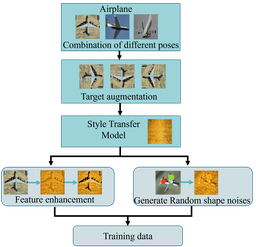
#> input picture image/1.png, 256 x 247 px, shrunk from 2268 x 2184 before the run, found by its file name
$ python simulateCompletetoCorrosion_enhancement.py
#> lines starting #> are read from the running program, lines starting #| are printed output that depends on the picture
from PIL import Image, ImageDraw
import numpy as np
import matplotlib.pyplot as plt
import random
import cv2  # OpenCV 用于边缘检测
import matplotlib

matplotlib.use('TkAgg')  # 使用 TkAgg 后端

def simulate_corrosion_from_edge(image_path, num_steps=50, max_corrosion_size=50, random_seed=42):
    # 打开图像并转换为 RGBA 以支持透明背景
#> called with image_path = '1.png', num_steps = 50, max_corrosion_size = 50, random_seed = 42
    image = Image.open(image_path)
#> image is the input picture: PIL image 256x247 RGBA; mean R, G, B, A 67.7, 80, 77.5, 107.4
    image = image.convert("RGBA")

    # 将图像转为 numpy 数组
    img_array = np.array(image)

    # 获取图像的宽高
    height, width, _ = img_array.shape
#> height = 247; width = 256

    # 设置随机种子，确保结果可复现
    random.seed(random_seed)

    # 使用 OpenCV 进行边缘检测，找出图像的边缘
    alpha_channel = img_array[:, :, 3]  # 提取 alpha 通道（透明度）
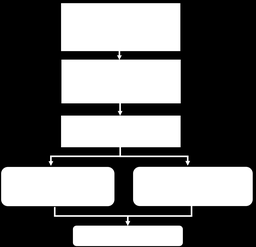
#> alpha_channel: shape (247, 256); min 0, max 255, mean 107.4
    edges = cv2.Canny(alpha_channel, 100, 200)  # 通过 Canny 边缘检测算法提取边缘
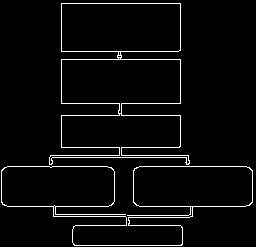
#> edges: shape (247, 256); 4% white in thin lines or dots

    # 创建一个列表保存每个阶段的腐蚀效果图像
    corrosion_images = []

    # 多层腐蚀效果，模拟逐层扩展的腐蚀
    # 使用指数衰减函数来平滑腐蚀宽度
    corrosion_widths = np.logspace(0, np.log10(max_corrosion_size), num_steps)

    # 腐蚀过程
    for step in range(num_steps):
        # 创建一个副本来进行腐蚀操作
        corrupted_image = np.copy(img_array)

        # 将 numpy 数组转换回 PIL 图像
        pil_corrupted_image = Image.fromarray(corrupted_image)

        # 当前步骤的腐蚀宽度
        corrosion_width = int(corrosion_widths[step])  # 获取当前步骤的腐蚀宽度
        corrosion_width = max(corrosion_width, 1)  # 确保腐蚀宽度不为零

        # 在每一步中，腐蚀区域从边缘扩展
        for y in range(height):
            for x in range(width):
                if edges[y, x] > 0:  # 如果该点是边缘的一部分
                    # 计算该点是否在腐蚀区域内
                    if (x - width // 2) ** 2 + (y - height // 2) ** 2 < corrosion_width ** 2:
                        # 将腐蚀区域设为透明（模拟损坏）
                        draw = ImageDraw.Draw(pil_corrupted_image)
                        draw.ellipse([x - corrosion_width // 2, y - corrosion_width // 2,
                                       x + corrosion_width // 2, y + corrosion_width // 2],
                                     fill=(0, 0, 0, 0))  # 将腐蚀区域设为透明

        # 转回为 numpy 数组
        corrupted_image = np.array(pil_corrupted_image)

        # 将每个阶段的图像加入到列表
        corrosion_images.append(corrupted_image)
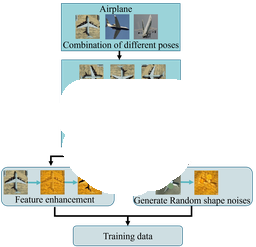
#> corrupted_image: shape (247, 256, 4); mean R, G, B, A 46.5, 53.9, 52.4, 72.6; transparent parts drawn white
#> after the loop, corrosion_images = 50 items

    # 计算每行的图片数（每10步为一行）
    rows = (num_steps + 9) // 10  # 计算需要多少行
    cols = 10  # 每行10个图像

    # 展示每个腐蚀阶段的图像
    fig, axes = plt.subplots(rows, cols, figsize=(15, rows * 5))
    axes = axes.ravel()  # 将axes展平为1D数组，方便索引

    # 填充每一行的图像
    for i in range(num_steps):
        axes[i].imshow(corrosion_images[i])
        axes[i].axis('off')
        axes[i].set_title(f"Step {i + 1}")

    # 隐藏多余的子图
    for i in range(num_steps, len(axes)):
        axes[i].axis('off')

    plt.tight_layout()
    plt.show()
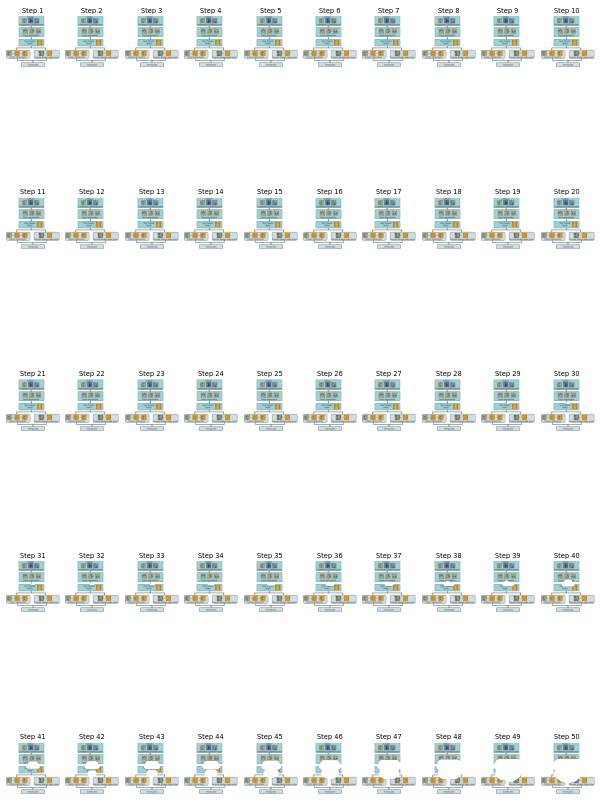
#> figure drawn by matplotlib, 50 panels


# 示例：调用函数并生成从边缘腐蚀的图像过程
image_path = '1.png'  # 替换为你的图像路径
simulate_corrosion_from_edge(image_path, num_steps=50, max_corrosion_size=50)

$ run again, with image/11.png copied over image/1.png
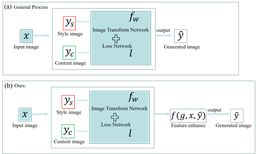
#> input picture image/11.png, 256 x 154 px, shrunk from 3119 x 1872 before the run, found by its file name
#> in simulate_corrosion_from_edge, image is the input picture: PIL image 256x154 RGBA; mean R, G, B, A 62.2, 74, 74.4, 57.5
#> in simulate_corrosion_from_edge, `edges = cv2.Canny(alpha_channel, 100, 200)`:
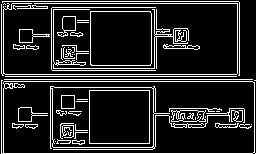
#> edges: shape (154, 256); 14.6% white in thin lines or dots
#> after the loop in simulate_corrosion_from_edge, `for step in range(num_steps):`:
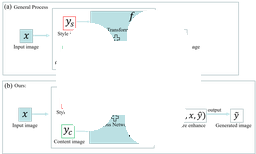
#> corrupted_image: shape (154, 256, 4); mean R, G, B, A 28.6, 33.8, 34, 21.8; transparent parts drawn white
#> after the loop in simulate_corrosion_from_edge, `for step in range(num_steps):`: corrosion_images = 50 items
